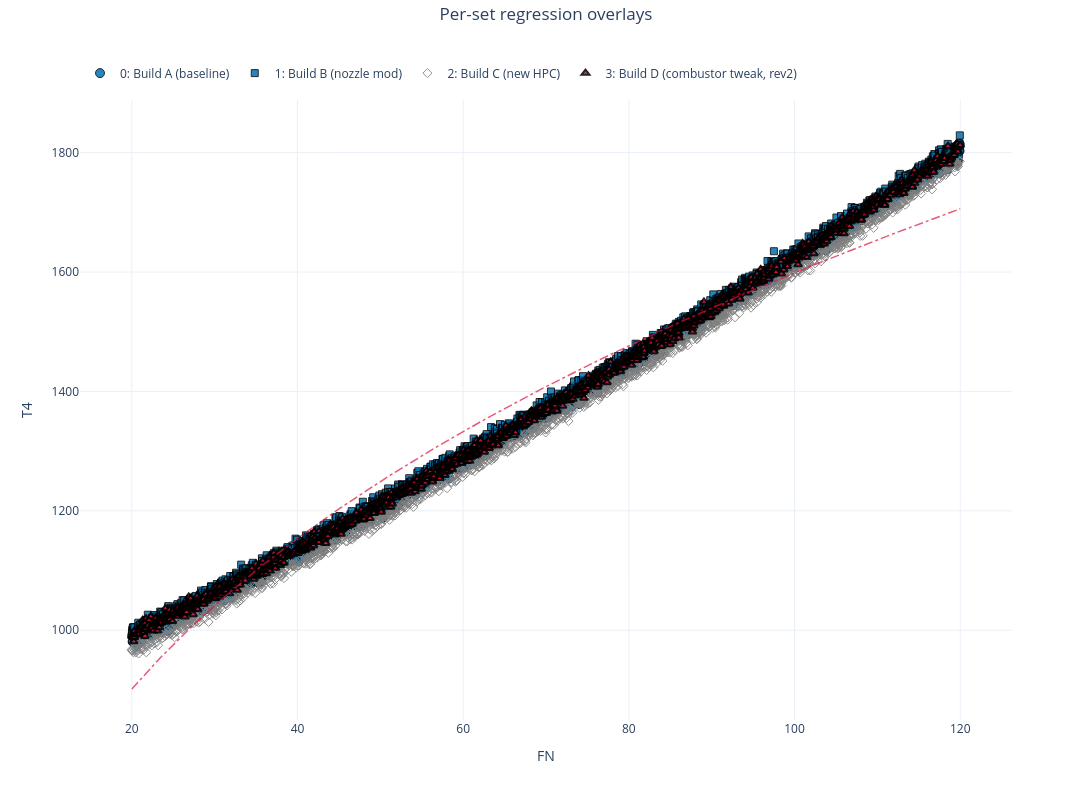

Notebook cell for this chart:
### Markdown cell above
## 9. Formatting III — regressions and `reg_info`

`reg_order(sets, spec)` overlays a fitted curve per set. Specs: polynomial degrees
(`1`, `'poly2'`, `'cubic'`), `'log'`, `'exp'`, `'power'`, `'spline'`, `'lowess'`,
or a moving average `('ma', window)`. `reg_info()` prints the fitted equation and
R²/RMSE/MAE for the last-plotted x/y.

### Code cell
nb.reg_order(0, 1)              # linear
nb.reg_order(1, 'poly2')        # quadratic
nb.reg_order(2, ('ma', 60))     # centered moving average
nb.reg_order(3, 'power')        # y = A x^b

fig = nb.plot(x='FN', y='T4', ncols=1, nrows=1,
              suptitle='Per-set regression overlays')
assert len(fig.data) == 8                      # 4 data + 4 fit traces
assert sum('Fit (' in (tr.name or '') for tr in fig.data) == 4

info = nb.reg_info()
assert info[1]['label'].startswith('Polynomial')
assert info[1]['stats']['r2'] > 0.99           # T4(FN) is genuinely quadratic
nb.reg_order('all', None)
fig

### Figure 1 — Plotly figure (JSON) as saved in the notebook; plotly's stock layout.template omitted (floating-point values rounded to 4 significant figures; data arrays with more than 128 entries replaced by an {"elided": "..."} marker saying what was removed)
{"data": [{"customdata": {"elided": "1500x3 mixed values"}, "hovertemplate": "<b><u>Set: 0</u></b><br><b>Build A (baseline)</b><br>FN: %{x:.2f}<br>T4: %{y:.2f}<br>EGT: %{customdata[0]:.5g}<br>SFC: %{customdata[1]:.5g}<br>PHASE: %{customdata[2]}<extra></extra>", "legendgroup": "group_0", "line": {"color": "#0072B2", "dash": "solid", "width": 1.5}, "marker": {"color": "#0072B2", "line": {"color": "black", "width": 1}, "opacity": 0.85, "size": 9, "symbol": "circle"}, "mode": "markers+markers", "name": "0: Build A (baseline)", "showlegend": true, "type": "scatter", "x": {"elided": "1500 float values"}, "xaxis": "x", "y": {"elided": "1500 float values"}, "yaxis": "y"}, {"hoverinfo": "skip", "legendgroup": "group_0", "line": {"color": "#0072B2", "dash": "solid", "width": 1.5}, "mode": "lines", "name": "0: Build A (baseline) Fit (Linear)", "opacity": 0.7, "showlegend": false, "type": "scatter", "x": {"elided": "200 float values"}, "xaxis": "x", "y": {"elided": "200 float values"}, "yaxis": "y"}, {"customdata": {"elided": "1500x3 mixed values"}, "hovertemplate": "<b><u>Set: 1</u></b><br><b>Build B (nozzle mod)</b><br>FN: %{x:.2f}<br>T4: %{y:.2f}<br>EGT: %{customdata[0]:.5g}<br>SFC: %{customdata[1]:.5g}<br>PHASE: %{customdata[2]}<extra></extra>", "legendgroup": "group_1", "line": {"color": "#0072B2", "dash": "solid", "width": 1.5}, "marker": {"color": "#0072B2", "line": {"color": "black", "width": 1}, "opacity": 0.85, "size": 7, "symbol": "square"}, "mode": "markers+markers", "name": "1: Build B (nozzle mod)", "showlegend": true, "type": "scatter", "x": {"elided": "1500 float values"}, "xaxis": "x", "y": {"elided": "1500 float values"}, "yaxis": "y"}, {"hoverinfo": "skip", "legendgroup": "group_1", "line": {"color": "#0072B2", "dash": "solid", "width": 1.5}, "mode": "lines", "name": "1: Build B (nozzle mod) Fit (LS2)", "opacity": 0.7, "showlegend": false, "type": "scatter", "x": {"elided": "200 float values"}, "xaxis": "x", "y": {"elided": "200 float values"}, "yaxis": "y"}, {"customdata": {"elided": "1500x3 mixed values"}, "hovertemplate": "<b><u>Set: 2</u></b><br><b>Build C (new HPC)</b><br>FN: %{x:.2f}<br>T4: %{y:.2f}<br>EGT: %{customdata[0]:.5g}<br>SFC: %{customdata[1]:.5g}<br>PHASE: %{customdata[2]}<extra></extra>", "legendgroup": "group_2", "line": {"color": "#7f7f7f", "dash": "dash", "width": 1.5}, "marker": {"color": "rgba(0,0,0,0)", "line": {"color": "#7f7f7f", "width": 1}, "opacity": 0.85, "size": 7, "symbol": "diamond"}, "mode": "markers+markers", "name": "2: Build C (new HPC)", "showlegend": true, "type": "scatter", "x": {"elided": "1500 float values"}, "xaxis": "x", "y": {"elided": "1500 float values"}, "yaxis": "y"}, {"hoverinfo": "skip", "legendgroup": "group_2", "line": {"color": "#7f7f7f", "dash": "dash", "width": 1.5}, "mode": "lines", "name": "2: Build C (new HPC) Fit (MA(60))", "opacity": 0.7, "showlegend": false, "type": "scatter", "x": {"elided": "1500 float values"}, "xaxis": "x", "y": {"elided": "1500 float values"}, "yaxis": "y"}, {"customdata": {"elided": "1500x3 mixed values"}, "hovertemplate": "<b><u>Set: 3</u></b><br><b>Build D (combustor tweak, rev2)</b><br>FN: %{x:.2f}<br>T4: %{y:.2f}<br>EGT: %{customdata[0]:.5g}<br>SFC: %{customdata[1]:.5g}<br>PHASE: %{customdata[2]}<extra></extra>", "legendgroup": "group_3", "line": {"color": "crimson", "dash": "dashdot", "width": 1.5}, "marker": {"color": "crimson", "line": {"color": "black", "width": 2}, "opacity": 0.85, "size": 7, "symbol": "triangle-up"}, "mode": "markers+markers", "name": "3: Build D (combustor tweak, rev2)", "showlegend": true, "type": "scatter", "x": {"elided": "1500 float values"}, "xaxis": "x", "y": {"elided": "1500 float values"}, "yaxis": "y"}, {"hoverinfo": "skip", "legendgroup": "group_3", "line": {"color": "crimson", "dash": "dashdot", "width": 1.5}, "mode": "lines", "name": "3: Build D (combustor tweak, rev2) Fit (Power)", "opacity": 0.7, "showlegend": false, "type": "scatter", "x": {"elided": "200 float values"}, "xaxis": "x", "y": {"elided": "200 float values"}, "yaxis": "y"}], "layout": {"height": 800, "legend": {"orientation": "h", "x": 0, "xanchor": "left", "y": 1.02, "yanchor": "bottom"}, "margin": {"r": 80, "t": 100}, "showlegend": true, "title": {"text": "Per-set regression overlays", "x": 0.5, "xanchor": "center", "y": 0.99, "yanchor": "top", "yref": "container"}, "width": 1200, "xaxis": {"anchor": "y", "domain": [0, 1], "title": {"standoff": 15, "text": "FN"}}, "yaxis": {"anchor": "x", "domain": [0, 1], "title": {"standoff": 15, "text": "T4"}}}}
